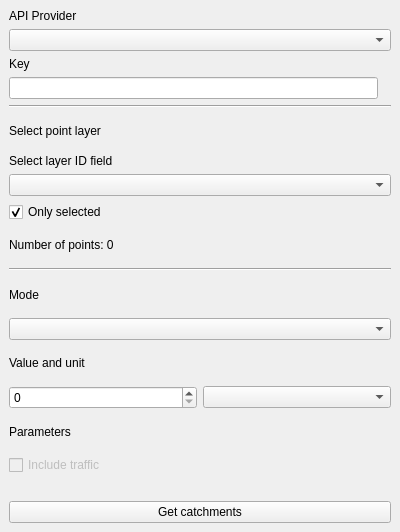
<?xml version="1.0" encoding="UTF-8"?>
<ui version="4.0">
 <class>CatchmentsDialogBase</class>
 <widget class="QDockWidget" name="CatchmentsDialogBase">
  <property name="geometry">
   <rect>
    <x>0</x>
    <y>0</y>
    <width>400</width>
    <height>532</height>
   </rect>
  </property>
  <property name="minimumSize">
   <size>
    <width>400</width>
    <height>532</height>
   </size>
  </property>
  <property name="windowTitle">
   <string>Catchments</string>
  </property>
  <widget class="QWidget" name="dockWidgetContents">
   <layout class="QVBoxLayout" name="verticalLayout">
    <item>
     <layout class="QVBoxLayout" name="apiLayout">
      <item>
       <widget class="QLabel" name="providerLabel">
        <property name="text">
         <string>API Provider</string>
        </property>
       </widget>
      </item>
      <item>
       <widget class="QComboBox" name="providersComboBox"/>
      </item>
      <item>
       <widget class="QLabel" name="keyLabel">
        <property name="text">
         <string>Key</string>
        </property>
       </widget>
      </item>
      <item>
       <layout class="QHBoxLayout" name="horizontalLayout_3">
        <item>
         <widget class="QLineEdit" name="keyLineEdit"/>
        </item>
        <item>
         <widget class="QLabel" name="getKeyLabel">
          <property name="text">
           <string/>
          </property>
          <property name="textFormat">
           <enum>Qt::RichText</enum>
          </property>
          <property name="openExternalLinks">
           <bool>true</bool>
          </property>
         </widget>
        </item>
       </layout>
      </item>
     </layout>
    </item>
    <item>
     <widget class="Line" name="line">
      <property name="orientation">
       <enum>Qt::Horizontal</enum>
      </property>
     </widget>
    </item>
    <item>
     <layout class="QVBoxLayout" name="layersLayout">
      <item>
       <widget class="QLabel" name="layersLabel">
        <property name="text">
         <string>Select point layer</string>
        </property>
       </widget>
      </item>
     </layout>
    </item>
    <item>
     <layout class="QVBoxLayout" name="layersFieldsLayout">
      <item>
       <widget class="QLabel" name="fieldIdLabel">
        <property name="text">
         <string>Select layer ID field</string>
        </property>
       </widget>
      </item>
      <item>
       <widget class="QgsFieldComboBox" name="fieldsComboBox">
        <property name="allowEmptyFieldName">
         <bool>true</bool>
        </property>
       </widget>
      </item>
     </layout>
    </item>
    <item>
     <widget class="QCheckBox" name="selectCheckBox">
      <property name="text">
       <string>Only selected</string>
      </property>
      <property name="checked">
       <bool>true</bool>
      </property>
     </widget>
    </item>
    <item>
     <widget class="QLabel" name="pointsLabel">
      <property name="text">
       <string>Number of points: 0</string>
      </property>
     </widget>
    </item>
    <item>
     <widget class="Line" name="line_2">
      <property name="orientation">
       <enum>Qt::Horizontal</enum>
      </property>
     </widget>
    </item>
    <item>
     <widget class="QLabel" name="modeLabel">
      <property name="text">
       <string>Mode</string>
      </property>
     </widget>
    </item>
    <item>
     <widget class="QComboBox" name="modesComboBox"/>
    </item>
    <item>
     <widget class="QLabel" name="label">
      <property name="text">
       <string>Value and unit</string>
      </property>
     </widget>
    </item>
    <item>
     <layout class="QHBoxLayout" name="horizontalLayout_4">
      <item>
       <widget class="QSpinBox" name="valueSpinBox"/>
      </item>
      <item>
       <widget class="QComboBox" name="unitsComboBox"/>
      </item>
     </layout>
    </item>
    <item>
     <widget class="QLabel" name="avoidLabel">
      <property name="text">
       <string>Parameters</string>
      </property>
     </widget>
    </item>
    <item>
     <widget class="QCheckBox" name="trafficCheckBox">
      <property name="enabled">
       <bool>false</bool>
      </property>
      <property name="text">
       <string>Include traffic</string>
      </property>
      <property name="checked">
       <bool>false</bool>
      </property>
     </widget>
    </item>
    <item>
     <spacer name="verticalSpacer">
      <property name="orientation">
       <enum>Qt::Vertical</enum>
      </property>
      <property name="sizeType">
       <enum>QSizePolicy::Fixed</enum>
      </property>
      <property name="sizeHint" stdset="0">
       <size>
        <width>20</width>
        <height>20</height>
       </size>
      </property>
     </spacer>
    </item>
    <item>
     <widget class="QPushButton" name="getCatchments">
      <property name="text">
       <string>Get catchments</string>
      </property>
     </widget>
    </item>
   </layout>
  </widget>
 </widget>
 <customwidgets>
  <customwidget>
   <class>QgsFieldComboBox</class>
   <extends>QComboBox</extends>
   <header>qgsfieldcombobox.h</header>
  </customwidget>
 </customwidgets>
 <resources/>
 <connections/>
</ui>
